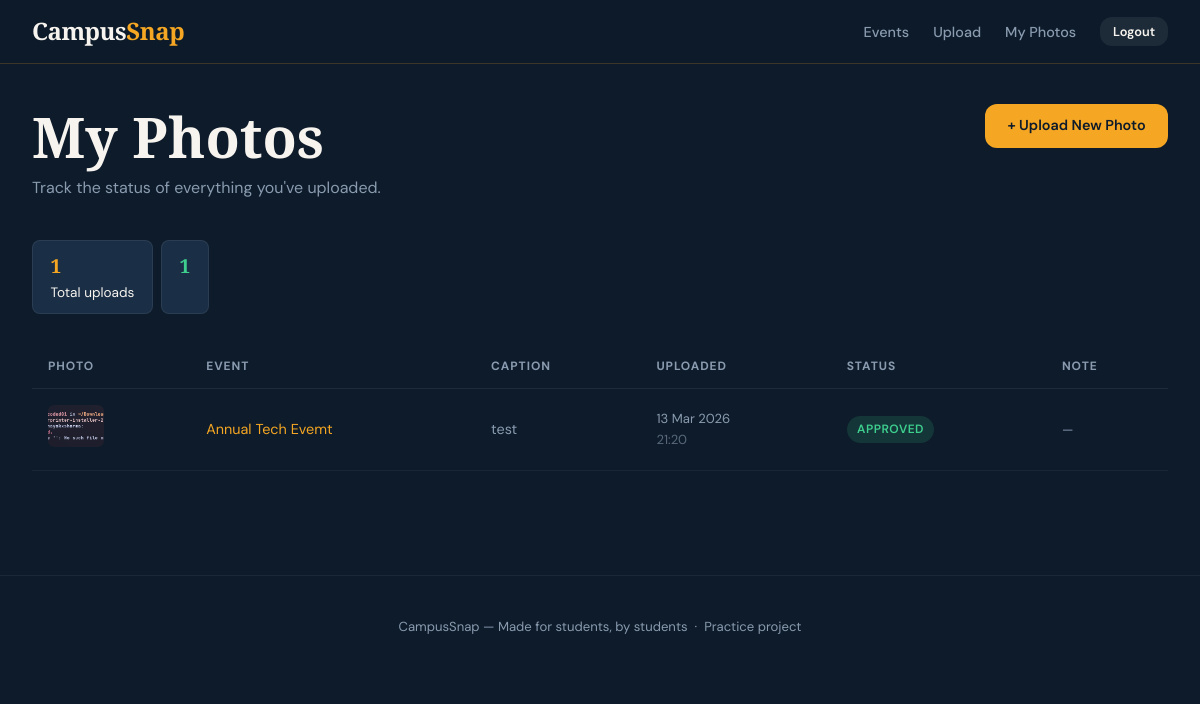
The app's page /my-uploads/ (signed in) with its own data.
### events/models.py (models this page shows, shortened)
class EventImage(models.Model):
    STATUS_CHOICES = [
        ('pending', 'Pending Review'),
        ('approved', 'Approved'),
        ('rejected', 'Rejected'),
    ]
    event = models.ForeignKey(
        Event,
        on_delete=models.CASCADE,   # delete images if event is deleted
        related_name='images'       # lets us do event.images.all()
    )
    uploaded_by = models.ForeignKey(
        User,
        on_delete=models.SET_NULL,
        null=True,
        related_name='uploaded_images'
    )
    image = models.ImageField(upload_to='uploads/%Y/%m/%d/')
    caption = models.CharField(max_length=300, blank=True)
    status = models.CharField(
        max_length=10,
        choices=STATUS_CHOICES,
        default='pending'
    )
    uploaded_at = models.DateTimeField(auto_now_add=True)
    reviewed_at = models.DateTimeField(null=True, blank=True)
    reviewed_by = models.ForeignKey(
        User,
        on_delete=models.SET_NULL,
        null=True,
        blank=True,
        related_name='reviewed_images'
    )
    admin_note = models.TextField(
        blank=True,
        help_text='Internal note from admin (not shown to student)'
    )
    class Meta:
        ordering = ['-uploaded_at']

class Event(models.Model):
    name = models.CharField(max_length=200)
    description = models.TextField(blank=True)
    date = models.DateField()
    created_by = models.ForeignKey(
        User,
        on_delete=models.SET_NULL,   # if user deleted, keep the event
        null=True,
        related_name='events_created'
    )
    created_at = models.DateTimeField(auto_now_add=True)  # set once on creation
    is_active = models.BooleanField(default=True)
    class Meta:
        ordering = ['-date']  # newest events first

### events/views.py (the view)
# urls.py: path('my-uploads/', views.my_uploads, name='my_uploads'),
@login_required
def my_uploads(request):
    images = EventImage.objects.filter(uploaded_by=request.user)
    return render(request, 'events/my_uploads.html', {'images': images})

### events/templates/events/my_uploads.html (shortened to what this page needs)
{% extends 'events/base.html' %}
{% block content %}
<div class="page">
  <div class="page-header" style="display:flex; justify-content:space-between; align-items:flex-start; flex-wrap:wrap; gap:1rem;">
    <div>
      <h1>My Photos</h1>
      <p style="color:var(--gray); margin-top:0.4rem;">
        Track the status of everything you've uploaded.
      </p>
    </div>
    <a href="{% url 'upload_image' %}" class="btn btn-primary">+ Upload New Photo</a>
  </div>
  {% if images %}
    <div class="stats-bar" style="margin-bottom:2rem;">
      <div class="stat-chip">
        <strong>{{ images.count }}</strong>
        Total uploads
      </div>
      <div class="stat-chip">
        <strong style="color:var(--success);">{{ images|length }}</strong>
      </div>
    </div>
    <div style="overflow-x:auto;">
      <table class="uploads-table">
        <thead>
          <tr>
            <th>Photo</th>
            <th>Event</th>
            <th>Caption</th>
            <th>Uploaded</th>
            <th>Status</th>
            <th>Note</th>
          </tr>
        </thead>
        <tbody>
          {% for img in images %}
          <tr>
            <td>
              <a href="{{ img.image.url }}" target="_blank">
                <img class="thumb" src="{{ img.image.url }}" alt="thumb">
              </a>
            </td>
            <td>
              <a href="{% url 'event_gallery' img.event.id %}">{{ img.event.name }}</a>
            </td>
            <td style="color:var(--gray);">
              {{ img.caption|default:"—" }}
            </td>
            <td style="color:var(--gray); font-size:0.82rem; white-space:nowrap;">
              {{ img.uploaded_at|date:"d M Y" }}<br>
              <span style="opacity:0.6;">{{ img.uploaded_at|time:"H:i" }}</span>
            </td>
            <td>
              <span class="badge badge-{{ img.status }}">
                {{ img.get_status_display }}
              </span>
            </td>
            <td style="color:var(--gray); font-size:0.82rem;">
              {% if img.status == 'rejected' and img.admin_note %}
                {{ img.admin_note }}
              {% else %}
                —
              {% endif %}
            </td>
          </tr>
          {% endfor %}
        </tbody>
      </table>
    </div>
  {% endif %}
</div>
{% endblock %}

### events/static/events/css/main.css (style rules this page uses)
*, *::before, *::after { box-sizing: border-box; margin: 0; padding: 0; }
:root { --navy: #0d1b2a; --navy-mid: #1a2e45; --navy-light:#243b55; --amber: #f5a623; --amber-dim: #c8872a; --white: #f7f4ef; --gray: #8a9bb0; --gray-light:#e8edf3; --danger: #e05252; --success: #3ecf8e; --pending: #f5a623; --radius: 12px; --shadow: 0 4px 24px rgba(0,0,0,0.18); --transition:0.2s ease; }
html { scroll-behavior: smooth; }
body { font-family: 'DM Sans', sans-serif; background: var(--navy); color: var(--white); min-height: 100vh; line-height: 1.6; }
h1, h2, h3 { font-family: 'Playfair Display', serif; line-height: 1.15; font-weight: 700; }
h1 { font-size: clamp(2rem, 5vw, 3.5rem); }
a { color: var(--amber); text-decoration: none; transition: opacity var(--transition); }
.btn { display: inline-flex; align-items: center; gap: 0.4rem; padding: 0.65rem 1.4rem; border-radius: var(--radius); font-family: 'DM Sans', sans-serif; font-size: 0.9rem; font-weight: 600; cursor: pointer; border: none; transition: all var(--transition); text-decoration: none; }
.btn-primary { background: var(--amber); color: var(--navy); }
.badge { display: inline-block; padding: 0.25rem 0.65rem; border-radius: 20px; font-size: 0.75rem; font-weight: 600; letter-spacing: 0.04em; text-transform: uppercase; }
.badge-approved { background: rgba(62,207,142,0.15); color: var(--success); }
.page { padding: 2.5rem 2rem; max-width: 1200px; margin: 0 auto; }
.page-header { margin-bottom: 2.5rem; }
.stats-bar { display: flex; gap: 0.5rem; flex-wrap: wrap; margin-bottom: 2rem; }
.stat-chip { background: var(--navy-mid); border: 1px solid rgba(255,255,255,0.07); border-radius: 8px; padding: 0.6rem 1.1rem; font-size: 0.85rem; }
.stat-chip strong { font-size: 1.2rem; color: var(--amber); display: block; font-family: 'Playfair Display', serif; }
.uploads-table { width: 100%; border-collapse: collapse; }
.uploads-table th { text-align: left; font-size: 0.75rem; text-transform: uppercase; letter-spacing: 0.08em; color: var(--gray); padding: 0.7rem 1rem; border-bottom: 1px solid rgba(255,255,255,0.07); }
.uploads-table td { padding: 1rem; border-bottom: 1px solid rgba(255,255,255,0.05); vertical-align: middle; font-size: 0.9rem; }
.thumb { width: 56px; height: 42px; object-fit: cover; border-radius: 6px; }

### records on screen
EventImage: image (picture), event.name "Annual Tech Evemt", caption "test", uploaded_at "13 Mar 2026", uploaded_at "21:20", status "APPROVED"

### other values on screen
{{ images.count }} "1"
{{ images|length }} "1"
